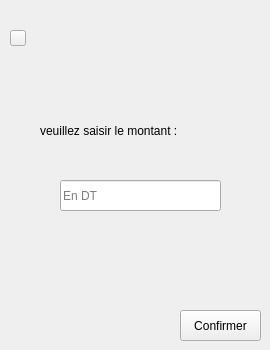
      <widget class="QWidget" name="page_20">
       <widget class="QLabel" name="label_81">
        <property name="geometry">
         <rect>
          <x>40</x>
          <y>100</y>
          <width>181</width>
          <height>61</height>
         </rect>
        </property>
        <property name="text">
         <string>veuillez saisir le montant :</string>
        </property>
       </widget>
       <widget class="QLineEdit" name="sommep_2">
        <property name="geometry">
         <rect>
          <x>60</x>
          <y>180</y>
          <width>161</width>
          <height>31</height>
         </rect>
        </property>
        <property name="placeholderText">
         <string>En DT</string>
        </property>
       </widget>
       <widget class="QPushButton" name="pushButton_valid_20">
        <property name="geometry">
         <rect>
          <x>180</x>
          <y>310</y>
          <width>81</width>
          <height>31</height>
         </rect>
        </property>
        <property name="toolTip">
         <string>Valider</string>
        </property>
        <property name="styleSheet">
         <string notr="true"/>
        </property>
        <property name="text">
         <string>Confirmer</string>
        </property>
        <property name="icon">
         <iconset>
          <normaloff>../../application_02/Images/check.png</normaloff>../../application_02/Images/check.png</iconset>
        </property>
       </widget>
       <widget class="QPushButton" name="pushButton_15">
        <property name="geometry">
         <rect>
          <x>10</x>
          <y>30</y>
          <width>16</width>
          <height>16</height>
         </rect>
        </property>
        <property name="styleSheet">
         <string notr="true">border-image: url(:/new/prefix1/images/fleche-petite-gauche (1).png);</string>
        </property>
        <property name="text">
         <string/>
        </property>
       </widget>
      </widget>
